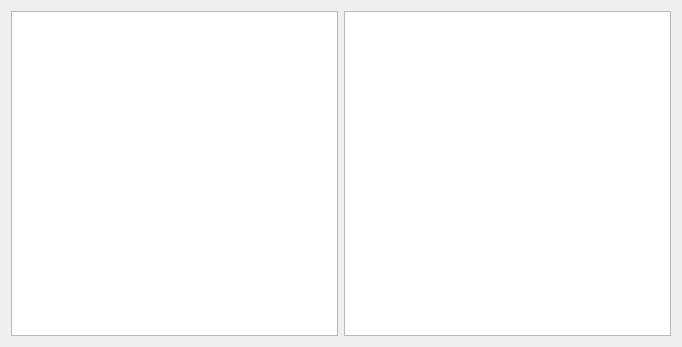
<?xml version="1.0" encoding="UTF-8"?>
<ui version="4.0">
 <class>Widget</class>
 <widget class="QWidget" name="Widget">
  <property name="geometry">
   <rect>
    <x>0</x>
    <y>0</y>
    <width>682</width>
    <height>347</height>
   </rect>
  </property>
  <property name="windowTitle">
   <string>Widget</string>
  </property>
  <layout class="QHBoxLayout" name="horizontalLayout">
   <item>
    <widget class="QTreeView" name="treeView"/>
   </item>
   <item>
    <widget class="QListView" name="listView"/>
   </item>
  </layout>
 </widget>
 <layoutdefault spacing="6" margin="11"/>
 <resources/>
 <connections/>
</ui>
